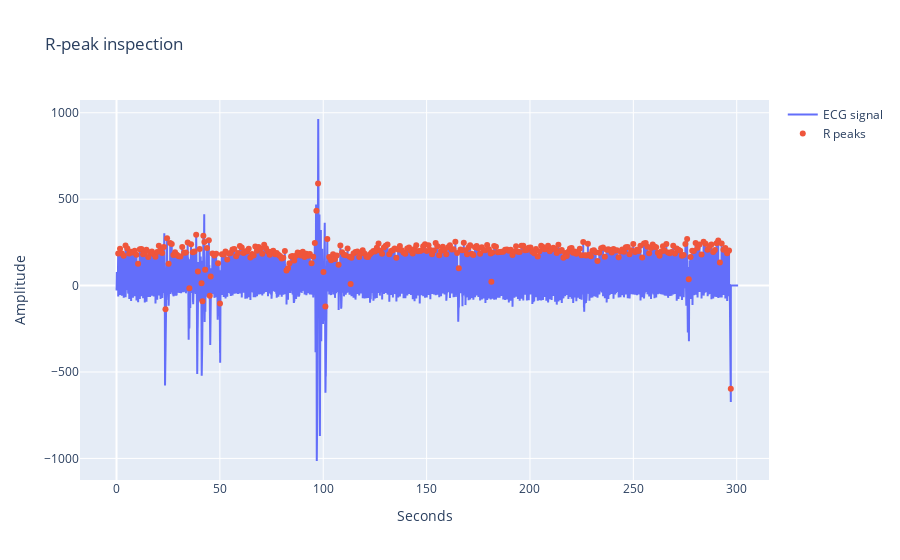

Here is the notebook cell this chart was saved with:
### Code cell
# After cleaning, plot the data to visualize how it changed upon cleaning
plotly_peak_plot(ecg_clean, SAMPLING_RATE)

### Figure 1 — Plotly figure (JSON) as saved in the notebook; plotly's stock layout.template omitted (floating-point values rounded to 4 significant figures; data arrays with more than 128 entries replaced by an {"elided": "..."} marker saying what was removed)
{"data": [{"mode": "lines", "name": "ECG signal", "type": "scatter", "x": {"elided": "38189 float values"}, "y": {"elided": "38189 int values"}}, {"mode": "markers", "name": "R peaks", "type": "scatter", "x": {"elided": "353 float values"}, "y": {"elided": "353 int values"}}], "layout": {"title": {"text": "R-peak inspection"}, "xaxis": {"title": {"text": "Seconds"}}, "yaxis": {"title": {"text": "Amplitude"}}}}
